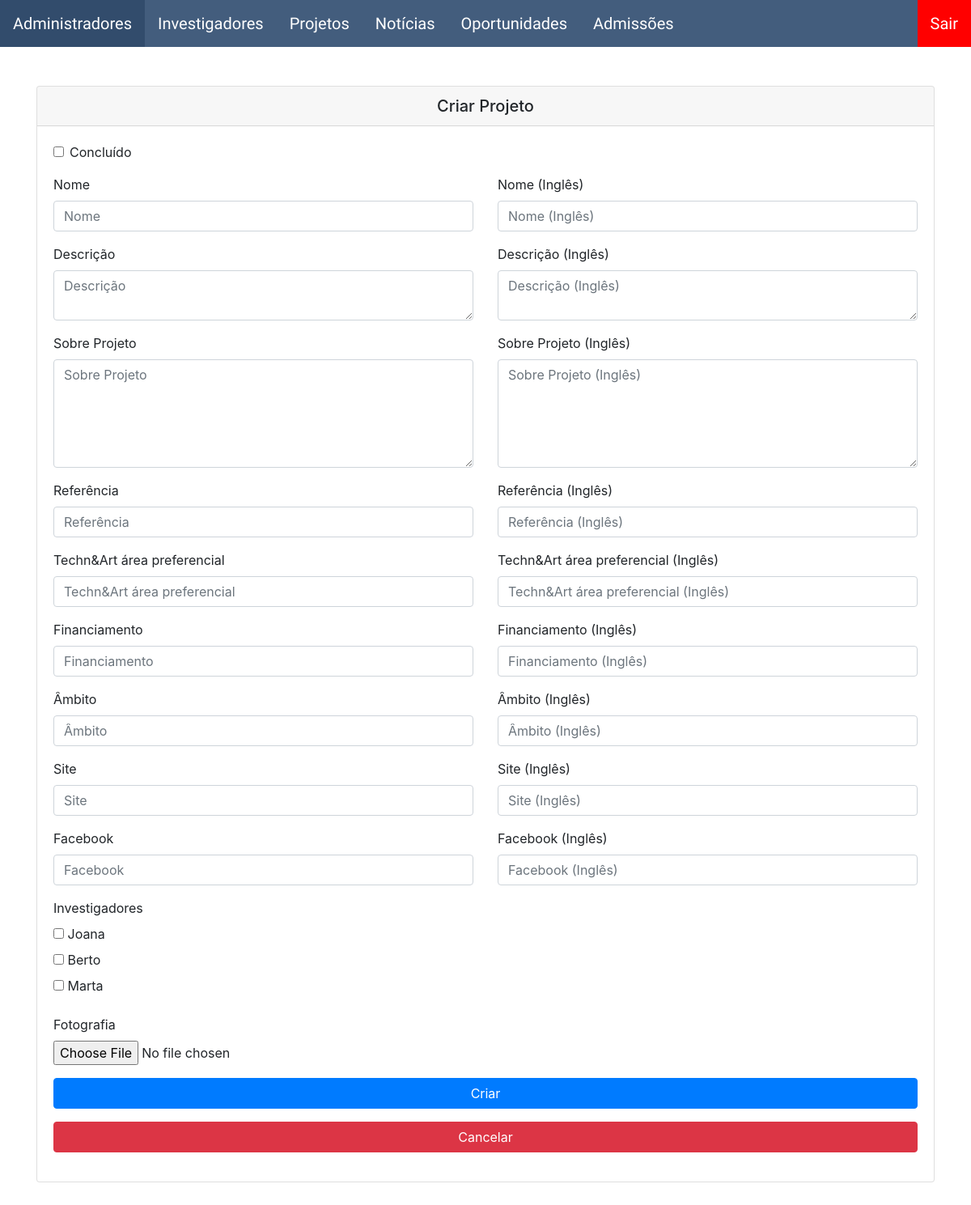
The page /backoffice/projetos/create.php (signed in) on the database its author committed.
### tables this page shows
CREATE TABLE `investigadores` (
  `id` int(11) NOT NULL,
  `nome` varchar(100) NOT NULL,
  `email` varchar(100) NOT NULL,
  `ciencia_id` varchar(100) NOT NULL,
  `sobre` mediumtext NOT NULL,
  `tipo` varchar(100) NOT NULL,
  `fotografia` varchar(100) NOT NULL,
  `areasdeinteresse` mediumtext NOT NULL,
  `orcid` varchar(255) NOT NULL,
  `scholar` varchar(255) NOT NULL,
  `password` varchar(255) NOT NULL,
  `ultimologin` datetime DEFAULT NULL
);

### backoffice/projetos/create.php (the view, shortened to what this page needs)
<?php
require "../config/basedados.php";
?>
<link href="https://stackpath.bootstrapcdn.com/bootstrap/4.5.2/css/bootstrap.min.css" rel="stylesheet">
<div class="container-xl mt-5 mb-5">
    <div class="card">
        <h5 class="card-header text-center">Criar Projeto</h5>
        <div class="card-body">
            <form role="form" data-toggle="validator" action="create.php" method="post" enctype="multipart/form-data">
                <div class="form-group">
                    <div class="form-check">
                        <input class="form-check-input" type="checkbox" value="1" id="concluido" name="concluido">
                        <label class="form-check-label" for="concluido">
                            Concluído
                        </label>
                    </div>
                </div>
                <div class="row">
                    <div class="col">
                        <div class="form-group">
                            <label>Nome</label>
                            <input type="text" placeholder="Nome" minlength="1" required maxlength="100" data-error="Por favor introduza um nome válido" name="nome" class="form-control" id="inputName">
                        </div>
                    </div>
                    <div class="col">
                        <div class="form-group">
                            <label>Nome (Inglês)</label>
                            <input type="text" placeholder="Nome (Inglês)" maxlength="100" data-error="Please enter a valid English name" name="nome_en" class="form-control" id="inputNameEn">
                        </div>
                    </div>
                </div>
                <div class="row">
                    <div class="col">
                        <div class="form-group">
                            <label>Descrição</label>
                            <textarea class="form-control" placeholder="Descrição" minlength="1" required maxlength="100" data-error="Por favor introduza uma descrição" id="inputDescricao" name="descricao"></textarea>
                        </div>
                    </div>
                    <div class="col">
                        <div class="form-group">
                            <label>Descrição (Inglês)</label>
                            <textarea class="form-control" placeholder="Descrição (Inglês)" maxlength="100" id="inputDescricaoEn" name="descricao_en"></textarea>
                        </div>
                    </div>
                </div>
                <div class="row">
                    <div class="col halfCol">
                        <div class="form-group">
                            <label>Sobre Projeto</label>
                            <textarea class="form-control ck_replace" placeholder="Sobre Projeto" cols="30" rows="5" data-error="Por favor introduza um 'sobre projeto'" id="inputSobreProjeto" name="sobreprojeto"></textarea>
                        </div>
                    </div>
                    <div class="col halfCol">
                        <div class="form-group">
                            <label>Sobre Projeto (Inglês)</label>
                            <textarea class="form-control ck_replace" placeholder="Sobre Projeto (Inglês)" cols="30" rows="5" id="inputSobreProjetoEn" name="sobreprojeto_en"></textarea>
                        </div>
                    </div>
                </div>
                <div class="row">
                    <div class="col">
                        <div class="form-group">
                            <label>Referência</label>
                            <input type="text" minlength="1" placeholder="Referência" maxlength="100" data-error="Por favor introduza uma referência válida" class="form-control" id="inputReferencia" name="referencia">
                        </div>
                    </div>
                    <div class="col">
                        <div class="form-group">
                            <label>Referência (Inglês)</label>
                            <input type="text" placeholder="Referência (Inglês)" maxlength="100" class="form-control" id="inputReferenciaEn" name="referencia_en">
                        </div>
                    </div>
                </div>
                <div class="row">
                    <div class="col">
                        <div class="form-group">
                            <label>Techn&Art área preferencial</label>
                            <input type="text" placeholder="Techn&Art área preferencial" minlength="1" required maxlength="255" data-error="Por favor introduza uma área preferencial" class="form-control" id="inputAreaPreferencial" name="areapreferencial">
                        </div>
                    </div>
                    <div class="col">
                        <div class="form-group">
                            <label>Techn&Art área preferencial (Inglês)</label>
                            <input type="text" placeholder="Techn&Art área preferencial (Inglês)" maxlength="255" class="form-control" id="inputAreaPreferencialEn" name="areapreferencial_en">
                        </div>
                    </div>
                </div>
                <div class="row">
                    <div class="col">
                        <div class="form-group">
                            <label>Financiamento</label>
                            <input type="text" placeholder="Financiamento" minlength="1" required maxlength="20" data-error="Por favor introduza um financiamento válido" válido class="form-control" id="inputFinanciamento" name="financiamento">
                        </div>
                    </div>
                    <div class="col">
                        <div class="form-group">
                            <label>Financiamento (Inglês)</label>
                            <input type="text" placeholder="Financiamento (Inglês)" maxlength="20" class="form-control" id="inputFinanciamentoEn" name="financiamento_en">
                        </div>
                    </div>
                </div>
                <div class="row">
                    <div class="col">
                        <div class="form-group">
                            <label>Âmbito</label>
                            <input type="text" placeholder="Âmbito" minlength="1" required maxlength="100" data-error="Por favor introduza um âmbito válido" class="form-control" id="inputAmbito" name="ambito">
                        </div>
                    </div>
                    <div class="col">
                        <div class="form-group">
                            <label>Âmbito (Inglês)</label>
                            <input type="text" placeholder="Âmbito (Inglês)" maxlength="100" class="form-control" id="inputAmbitoEn" name="ambito_en">
                        </div>
                    </div>
                </div>
                <div class="row">
                    <div class="col">
                        <div class="form-group">
                            <label>Site</label>
                            <input type="text" placeholder="Site" minlength="1" maxlength="100" data-error="Por favor introduza um site válido" class="form-control" id="inputSite" name="site">
                        </div>
                    </div>
                    <div class="col">
                        <div class="form-group">
                            <label>Site (Inglês)</label>
                            <input type="text" placeholder="Site (Inglês)" maxlength="100" class="form-control" id="inputSiteEn" name="site_en">
                        </div>
                    </div>
                </div>
                <div class="row">
                    <div class="col">
                        <div class="form-group">
                            <label>Facebook</label>
                            <input type="text" placeholder="Facebook" minlength="1" maxlength="100" data-error="Por favor introduza um link válido para o Facebook" class="form-control" id="inputFacebook" name="facebook">
                        </div>
                    </div>
                    <div class="col">
                        <div class="form-group">
                            <label>Facebook (Inglês)</label>
                            <input type="text" placeholder="Facebook (Inglês)" maxlength="100" class="form-control" id="inputFacebookEn" name="facebook_en">
                        </div>
                    </div>
                </div>
                <div class="form-group">
                    <label>Investigadores</label><br>
                    <?php
                    $sql = "SELECT id, nome, email, sobre, tipo, fotografia, areasdeinteresse, orcid, scholar FROM investigadores";
                    $result = mysqli_query($conn, $sql);
                    if (mysqli_num_rows($result) > 0) {
                        while ($row = mysqli_fetch_assoc($result)) { ?>
                            <input type="checkbox" name="investigadores[]" value="<?= $row["id"] ?>">
                            <label>
                                <?= $row["nome"] ?>
                            </label><br>
                    <?php }
                    } ?>
                </div>
                <div class="form-group">
                    <label>Fotografia</label>
                    <input accept="image/*" type="file" onchange="previewImg(this);" required accept="image/*" class="form-control-file" id="inputFotografia" name="fotografia">
                </div>
                <div class="form-group mb-3">
                    <button type="submit" class="btn btn-primary btn-block">Criar</button>
                </div>
                <div class="form-group">
                    <button type="button" onclick="window.location.href = 'index.php'" class="btn btn-danger btn-block">Cancelar</button>
                </div>
            </form>
        </div>
    </div>
</div>

### backoffice/projetos/create.php (style rules this page uses)
.halfCol { max-width: 50%; display: inline-block; vertical-align: top; height: fit-content; }

### rows shown on the page
investigadores: nome "Joana"
investigadores: nome "Berto"
investigadores: nome "Marta"
